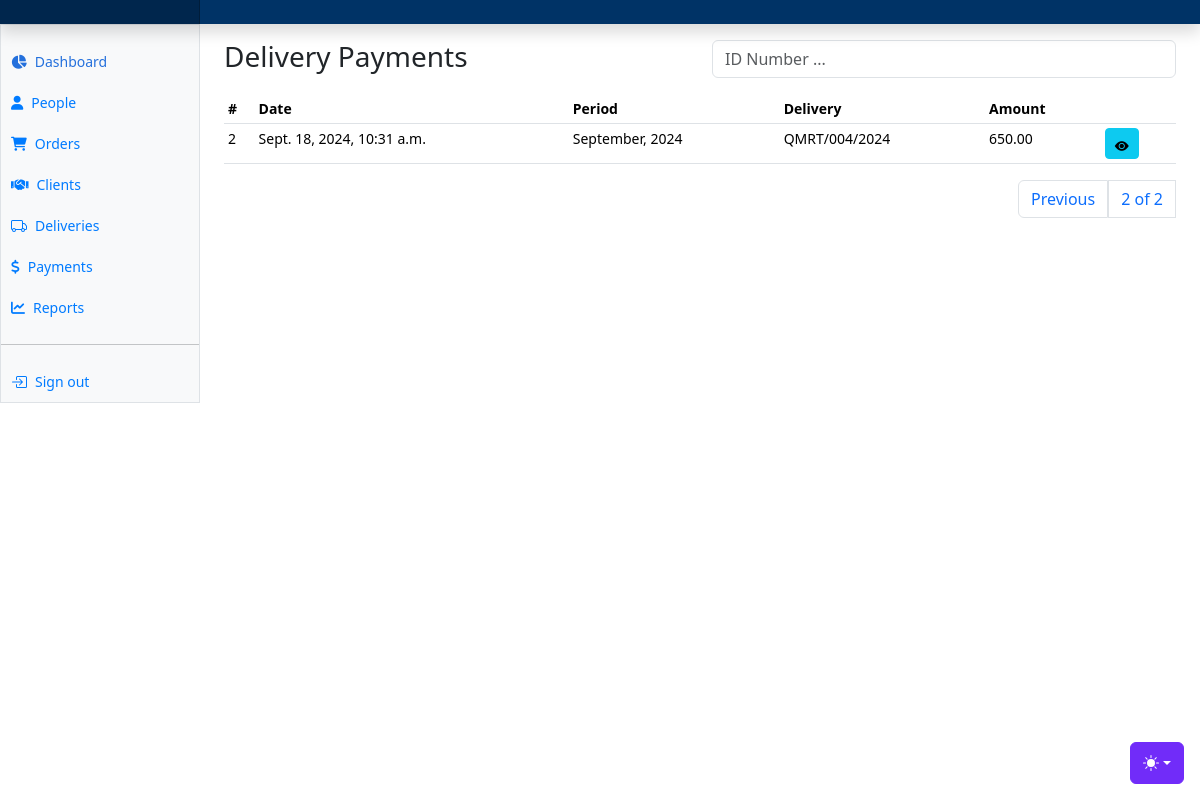
/payments/earning/2/payments/?page=2 (signed in), run on the app's committed database.
### apps/payments/models.py (models this page shows, shortened)
class RiderPayment(AbstractBaseModel):
    earning = models.ForeignKey(RiderEarning, on_delete=models.CASCADE)
    tenant = models.ForeignKey("tenants.Tenant", on_delete=models.CASCADE)
    rider = models.ForeignKey("riders.Rider", on_delete=models.CASCADE)
    delivery = models.ForeignKey("deliveries.Delivery", on_delete=models.CASCADE)
    amount = models.DecimalField(max_digits=100, decimal_places=2, default=0)
    redeemed = models.BooleanField(default=False)

class RiderEarning(AbstractBaseModel):
    tenant = models.ForeignKey("tenants.Tenant", on_delete=models.CASCADE)
    rider = models.ForeignKey("riders.Rider", on_delete=models.CASCADE)
    month = models.CharField(max_length=255)
    year = models.IntegerField()
    total_amount = models.DecimalField(max_digits=100, decimal_places=2, default=0)
    amount_paid = models.DecimalField(max_digits=100, decimal_places=2, default=0)
    balance = models.DecimalField(max_digits=100, decimal_places=2, default=0)
    redeemed = models.BooleanField(default=False)
    def __str__(self):
        return f"{self.month}, {self.year}"

### apps/deliveries/models.py (models this page shows)
class Delivery(AbstractBaseModel):
    tenant = models.ForeignKey("tenants.Tenant", on_delete=models.CASCADE)
    rider = models.ForeignKey("riders.Rider", on_delete=models.SET_NULL, null=True)
    order = models.ForeignKey("clients.Order", on_delete=models.CASCADE, null=True)
    delivery_cost = models.DecimalField(max_digits=100, decimal_places=2, default=0)
    delivery_status = models.CharField(max_length=255, choices=DELIVERY_STATUS)
    delivery_type = models.CharField(max_length=255, choices=DELIVERY_TYPES, default="Single Order")
    active = models.BooleanField(default=True)
    def __str__(self):
        return self.order.order_number if self.order else f"{self.id}"

### apps/clients/models.py (models this page shows, shortened)
class Order(AbstractBaseModel):
    tenant = models.ForeignKey("tenants.Tenant", on_delete=models.CASCADE)
    client = models.ForeignKey(Client, on_delete=models.CASCADE, related_name="clientorders")
    order_number = models.CharField(max_length=255)
    customer_name = models.CharField(max_length=255)
    customer_phone = models.CharField(max_length=255)
    customer_location = models.JSONField(null=True)
    customer_address = models.CharField(max_length=500)
    order_status = models.CharField(
        max_length=255, choices=ORDER_STATUSES, default="Pending Dispatch"
    )
    delivery_cost = models.DecimalField(max_digits=100, decimal_places=2, default=0)
    delivery_urgency = models.CharField(max_length=255, null=True)
    additional_details = models.JSONField(default=dict)

### apps/payments/views.py (the view)
# urls.py: path("earning/<int:id>/payments/", earning_payments, name="earning-payments"),
@login_required(login_url="/users/login")
def earning_payments(request, id):
    earning = RiderEarning.objects.get(id=id)
    rider_payments = RiderPayment.objects.filter(earning=earning).order_by("-created")
    paginator = Paginator(rider_payments, 8)
    page_number = request.GET.get("page")
    page_obj = paginator.get_page(page_number)
    context = {"page_obj": page_obj}
    return render(request, "payments/rider/rider_payments.html", context)

### templates/payments/rider/rider_payments.html (shortened to what this page needs)
{% extends "base.html" %}
{% block content %}
<div class="row">
    <div class="col">
        <h3>Delivery Payments</h3>
    </div>
    <div class="col">
      <form method="POST">
        <div class="input-group mb-3">
            <div class="col">
              <input type="text" class="form-control" name="search_text" id="search_text" placeholder="ID Number ...">
            </div>
          </div>
      </form>
    </div>
</div>
      <div class="table-responsive small">
        <table class="table table-sm">
          <thead>
            <tr>
              <th scope="col">#</th>
              <th scope="col">Date</th>
              <th scope="col">Period</th>
              <th scope="col">Delivery</th>
              <th scope="col">Amount</th>
              <th scope="col"></th>
            </tr>
          </thead>
          <tbody>
            {% for payment in page_obj %}
            <tr>
              <td>{{payment.id}}</td>
              <td>{{payment.created}}</td>
              <td>{{payment.earning}}</td>
              <td>{{payment.delivery}}</td>
              <td>{{payment.amount}}</td>
              <td>
                <a href="" class="btn btn-info btn-sm"><i class="bi bi-eye-fill"></i></a>
              </td>
            </tr>
            {% endfor %}
          </tbody>
        </table>
        <div>
          <nav aria-label="Page navigation example">
            <ul class="pagination justify-content-end">
              {% if page_obj.has_previous %}
                <li class="page-item"><a class="page-link" href="?page={{ page_obj.previous_page_number }}">Previous</a></li>
              {% endif %}
              <a class="page-link" href="#">{{ page_obj.number }} of {{ page_obj.paginator.num_pages }}</a>
            </ul>
          </nav>
        </div>
      </div>
{% endblock content %}

### static/dashboard.css (style rules this page uses)
.bi { display: inline-block; width: 1rem; height: 1rem; }

### templates/base.html (style rules this page uses)
.bi { vertical-align: -.125em; fill: currentColor; }

### data on the page
RiderPayment: id "2", created "Sept. 18, 2024, 10:31 a.m.", earning "September, 2024", delivery "QMRT/004/2024", amount "650.00"

### other printed values
{{ page_obj.number }} "2"
{{ page_obj.paginator.num_pages }} "2"
